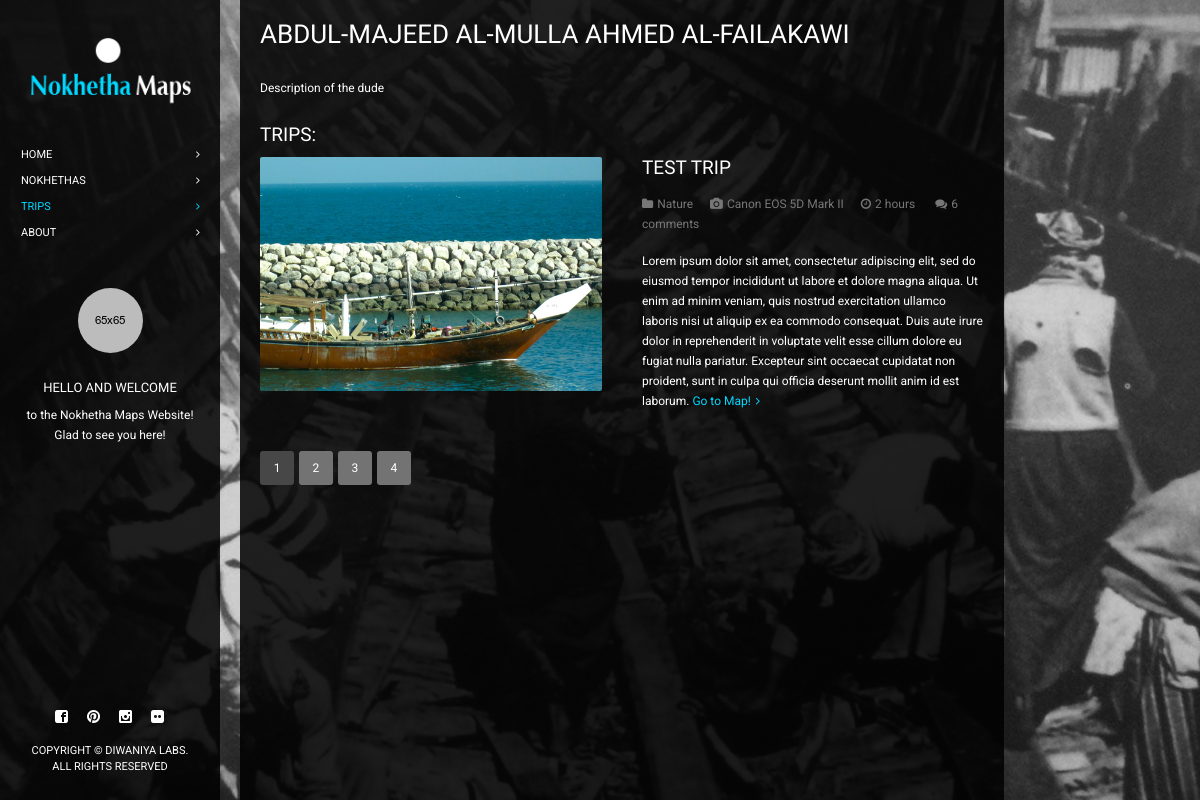
The app's page /maps/nokhetha/2/ with its own data.
### maps/models.py (models this page shows, shortened)
class Nokhetha(models.Model):
    nokhetha_name = models.CharField(max_length=200)
    nokhetha_desc = models.CharField(max_length=500)
    active_year_from = models.IntegerField()
    active_year_to = models.IntegerField()

class Trip(models.Model):
    trip_name = models.CharField(max_length=200)
    trip_desc = models.CharField(max_length=500)
    nokhetha = models.ForeignKey(Nokhetha)
    trip_entries = models.ManyToManyField(to=TripEntry)

### maps/views.py (the view)
# urls.py: url(r'^nokhetha/(?P<nokh_id>\d+)/$', views.nokhetha_detail, name='nokhetha_detail'),
def nokhetha_detail(request, nokh_id):
    template = loader.get_template('maps/nokhetha.html')
    nokh = get_object_or_404(Nokhetha, pk=nokh_id)
    trips = Trip.objects.filter(nokhetha=nokh)
    context = RequestContext(request, {
        'nokhetha': nokh,
        'nokhetha_trips': trips
    })
    return HttpResponse(template.render(context))

### maps/templates/maps/nokhetha.html (shortened to what this page needs)
<!DOCTYPE html>
{% load staticfiles %}
<html class="fullscreen">
<head>
<link rel="stylesheet" href="{% static 'maps/css/theme.css' %}" type="text/css" media="all" />
<link rel="stylesheet" href="{% static 'maps/css/responsive.css' %}" type="text/css" media="all" />
<link rel="stylesheet" href="{% static 'maps/css/custom.css' %}" type="text/css" media="all" />
</head>
<body>
	<header class="main_header">
    	<div class="header_scroll">
            <div class="header_wrapper">
            	<a href="../../../../maps/" class="logo"><img src="{% static 'maps/img/logo.png' %}" alt="" class="logo_def"><img src="{% static 'maps/img/retina/logo.png' %}" alt="" class="logo_retina"></a>
                <nav>
                	<div class="menu-main-menu-container">
                    	<ul id="menu-main-menu" class="menu">
                        	<li><a href="../../../../maps/"><span>Home</span></a></li>
                        	<li><a href="/maps/nokhethas/"><span>Nokhethas</span></a></li>
                        	<li class="current-menu-item"><a href="#"><span>Trips</span></a></li>
                            <li><a href="/maps/about/"><span>About</span></a></li>
                        </ul>
                    </div>
                </nav>
                <div class="widget_area">
                    <div class="span12">
                    	<div class="sidepanel widget_text">
                        	<div class="textwidget">
                            	<div class="center_text">
                                	<img src="{% static 'maps/img/imgs/widget.jpg' %}" alt="" class="header_widget" />
                                    <h6>Hello And Welcome</h6>
                                    to the Nokhetha Maps Website! Glad to see you here!
                                </div>
                            </div>
                        </div>
                    </div>
                </div>
            </div>
            <div class="footer_wrapper">
                <div class="socials_wrapper">
                    <ul class="socials_list">
                    	<li><a class="ico_social_facebook" target="_blank" href="http://facebook.com" title="Facebook"></a></li>
                        <li><a class="ico_social_pinterest" target="_blank" href="http://pinterest.com" title="Pinterest"></a></li>
                        <li><a class="ico_social_instagram" target="_blank" href="http://instagram.com" title="Instagram"></a></li>
                        <li><a class="ico_social_flickr" target="_blank" href="http://flickr.com" title="Flickr"></a></li>
                    </ul>
                </div>
                <div class="copyright">Copyright &copy; Diwaniya Labs.<br>All Rights Reserved</div>
            </div>
    	</div>
	</header>
    <div class="site_wrapper">
	    <div class="main_wrapper">
        	<div class="content_wrapper">
                <div class="container">
                    <div class="content_block row no-sidebar">
                        <div class="fl-container">
                            <div class="row">
                                <div class="posts-block">
                                	<div class="page_title_block">
                                        <h1 class="title">{{ nokhetha.nokhetha_name }}</h1>
                                    </div>
                                    <div class="contentarea">
                                        <div class="row">
                                        	<div class="span12 first-module module_number_1 module_cont pb20 module_text_area">
                                            	<div class="module_content">
                                                	<p>{{ nokhetha.nokhetha_desc }}</p>
                                            	</div>
                                            </div>
                                            <h3>Trips:</h3>
                                        </div>
                                        {% if nokhetha_trips %}
                                        {% for trip in nokhetha_trips %}
                                        <div class="row">
                                        	<div class="span12 module_number_2 module_cont pb0 module_portfolio">
                                                <div class="portfolio_block image-grid columns1 sorting_block" id="list">
                                                    <div class="element portfolio_item cities nature stuff">
                                                        <div class="portfolio_item_img gallery_item_wrapper">
                                                            <img src="{% static 'maps/img/portfolio/columns/1.jpg' %}" alt="">
                                                        </div>
                                                        <div class="portfolio_dscr">
                                                            <div class="portfolio_dscr_top">
                                                                <h3><a href="portfolio_simple_fullwidth_image_post.html">{{ trip.trip_name }}</a></h3>
                                                                <div class="listing_meta">
                                                                    <span class="pf_meta_categ"><i class="icon-folder"></i>Nature</span><span class="skill_ico"><i class="icon-camera"></i>Canon EOS 5D Mark II</span><span class="skill_ico"><i class="icon-clock-o"></i>2 hours</span>
                                                                    <span class="pf_meta_comments"><i class="icon-comments"></i><a href="javascript:void(0);">6 comments</a></span>
                                                                </div>
                                                            </div>
                                                            {{ trip.trip_desc }} <a class="gt3_readmore" href="../../{{ trip.id }}">Go to Map!</a>
                                                        </div>
                                                    </div>
                                            	</div>
                                                <ul class="pagerblock">
                                                	<li><a href="javascript:void(0);" class="current">1</a></li>
                                                    <li><a href="javascript:void(0);">2</a></li>
                                                    <li><a href="javascript:void(0);">3</a></li>
                                                    <li><a href="javascript:void(0);">4</a></li>
                                                </ul>
                                        	</div>
                                    	</div>
                                        {% endfor %}
                                    {% else %}
                                        <p>No Trips are Defined.</p>
                                    {% endif %}
                                    </div>
                                </div>
                        	</div>
                        </div>
                	</div>
                </div>
            </div>
        </div>
	</div>
    <div class="custom_bg img_bg def_bg"></div>
</body>
</html>

### maps/static/maps/css/responsive.css (style rules this page uses)
img.logo_def { display: block; }
@media only screen and (min-width: 1200px) and (max-width: 1440px) { .container { width: 860px; } }
@media only screen and (min-width: 1200px) and (max-width: 1440px) { .site_wrapper { width: 860px; } }
@media only screen and (min-width: 960px) and (max-width: 1200px) { .main_header { width: 220px; padding: 0 20px 0 20px; } }
@media only screen and (min-width: 960px) and (max-width: 1200px) { .logo { margin-top: 24px; } }
@media only screen and (min-width: 960px) and (max-width: 1200px) { .logo img { width: 100%; height: auto; } }
@media only screen and (min-width: 960px) and (max-width: 1200px) { .main_header nav { padding: 20px 0 20px 1px; } }
@media only screen and (min-width: 960px) and (max-width: 1200px) { .container { width: 724px; } }
@media only screen and (min-width: 960px) and (max-width: 1200px) { .site_wrapper { width: 724px; padding: 20px 20px 20px 20px; margin: 0 0 0 240px; } }
@media only screen and (min-width: 960px) and (max-width: 1200px) { .portfolio_block { margin: -20px 0 0 -20px; font-size: 0; line-height: 0; overflow: hidden; } }

### records on screen
Nokhetha: nokhetha_name "ABDUL-MAJEED AL-MULLA AHMED AL-FAILAKAWI", nokhetha_desc "Description of the dude"
Trip: trip_name "TEST TRIP", trip_desc "Lorem ipsum dolor sit amet, consectetur adipiscing elit, sed do eiusmod tempor incididunt ut labore et dolore magna aliqua. Ut enim ad minim veniam, quis nostrud exercitation ullamco laboris nisi ut aliquip ex ea commodo consequat. Duis aute irure dolor in reprehenderit in voluptate velit esse cillum dolore eu fugiat nulla pariatur. Excepteur sint occaecat cupidatat non proident, sunt in culpa qui officia deserunt mollit anim id est laborum."
